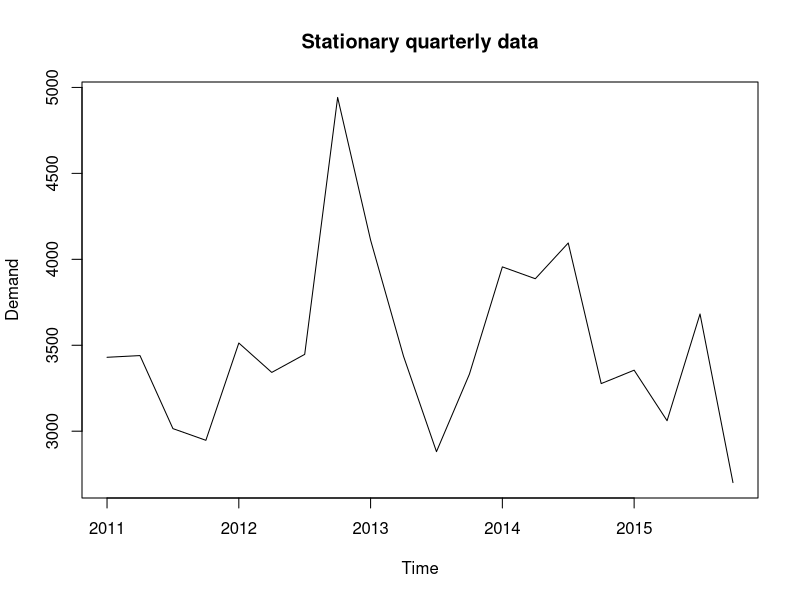
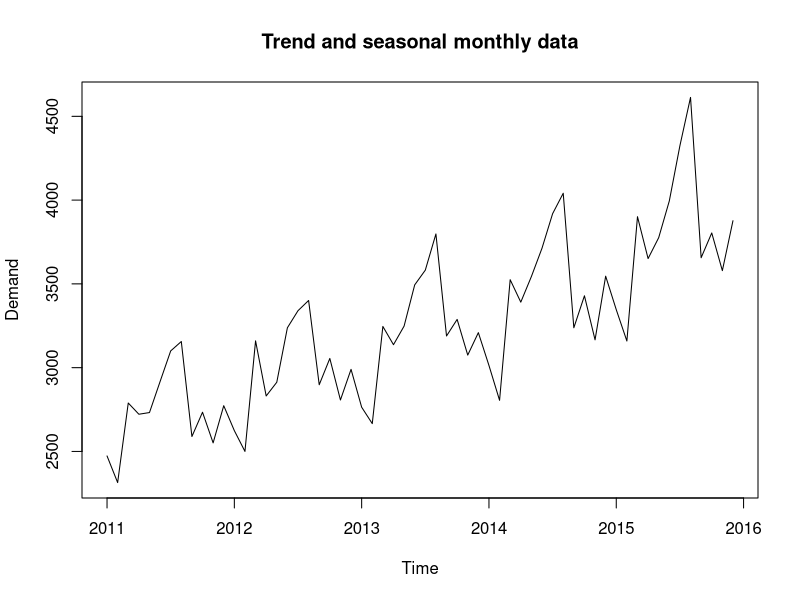
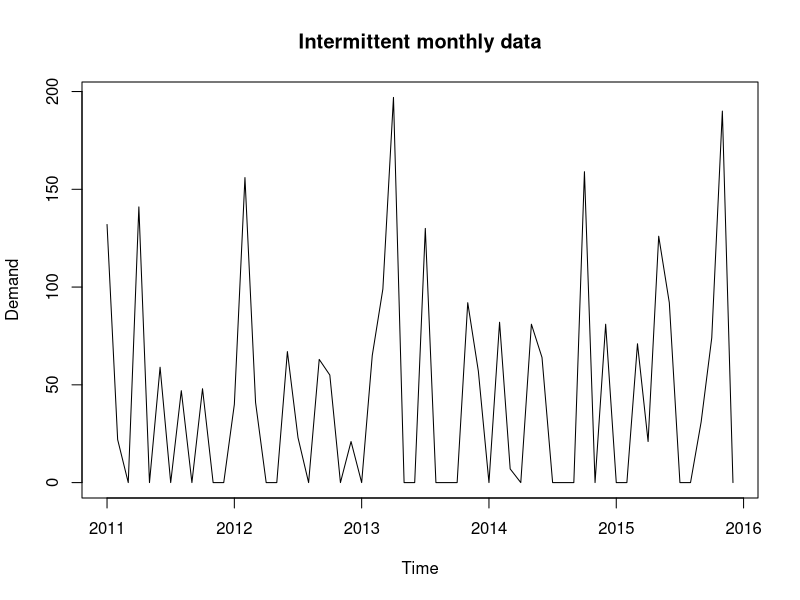

R code for these plots, in order:
' Forecasting with R 
--------------------'

'Introduction to R 
*******************'

# ----- R as calculator -----
'*****************************'
# simple calculations 
(9 + 8) / 5 

# Multiplication & power
3*5^2 

# Division
9 / 2 

# Integer division
9 %/% 2 

# Remainder of integer division
9 %% 2 

# Square Root Function
sqrt(9) 

# saving a result into a variable
x <- sqrt(4 * max(-3, 9, 0.8)) 
x

# Boolean variable
y <- TRUE 


# ----- R as programming language -----
'**************************************'
b <- 5
c <- 3

# if Condition
if (b < 4){
  # this will run only if the condition (b < 4) is true
  d <- b+c 
  d
}
# if-else Condition
if (b <= 4){
  # this will run if the condition (b <= 4) is true
  d <- b+c 
} else {
  # this will run if the condition is false
  d <- b-c 
}
d

# For Loop
for (i in 1:10){
  # prints the message "Hello!" ten times
  print("Hello!") 
}

# initialize s with zero
s <- 0 
for (i in 1:20){
  # calculate the following expression
  s <- s + i^3 
  print(s)
  s
}


# ----- Data structures -----
'****************************'

'Vector
-------'
# A vector containing 10 items (elements)
y = c(4,6,2,5,3,7,10,12,4,14) 
y

# Another vector of size 7 that is read from an external file
z = scan("z_vector.txt") 

# Returns the 3nd element of y
y[3] 

# Returns elements 3, 4, 5 and 6 of y
y[3:6] 

# returns the 7th element of z
z[7] 

# Add each element of y with the respective element of z
y + z 

# multiplies each element of y with the respective element of z
y * z 

# Add 3 to each element of y
y + 3 

# Divide each element of y by 2
y / 2 

'Matrix
-------'
# Read data from an external file and arrange as a matrix of order 3x5 "byrow" argument 
m <- matrix(scan("m_matrix.txt"), nrow=3, ncol=5, byrow=TRUE)
m #diplays the matrix 

'Array
------'
# Define a 3-d array populated with random numbers (sample() function)
b <- array(sample(30), c(3,5,2))
b #displays the 3-d array

'Data Frame
-----------'
# Create two vectors, one with strings and one with integers
name <- c("John", "Jennifer", "Andrew", "Peter", "Christine")
age <- c(30, 45, 23, 56, 32)
# Combine the two vectors in a data frame
data.frame(name, age)


# ----- Useful functions -----
'*****************************'
# Sequence function
seq(1, 3, 0.25) 

# Repeat function
rep(4, 10) 

# Minimum value
min(y) 

# Maximum value
max(y) 

# Measures of central tendency
'-----------------------------'
mean(y)   # Arithmetic mean
median(y) # Median
table(y)  # for finding the mode

# Measures of dispersion
'-----------------------'
mad(y) #mean absolute deviation
var(y) #variance
sd(y)  #standard deviation

# ----- Reading data & Converting into time series -----
'*******************************************************'
# Load quarterly data and convert to time series
ts1 <- ts(scan("ts1.txt"), start=c(2011,1), frequency=4)
# Plot the data, adding a main title and a suitable label for the y-axis
plot(ts1, main="Stationary quarterly data", ylab="Demand")

# Load monthly data and convert to time series
ts2 <- ts(scan("ts2.txt"), start=c(2011,1), frequency=12)
plot(ts2, main="Trend and seasonal monthly data", ylab="Demand")

ts3 <- ts(scan("ts3.txt"), start=c(2011,1), frequency=12)
plot(ts3, main="Intermittent monthly data", ylab="Demand")

